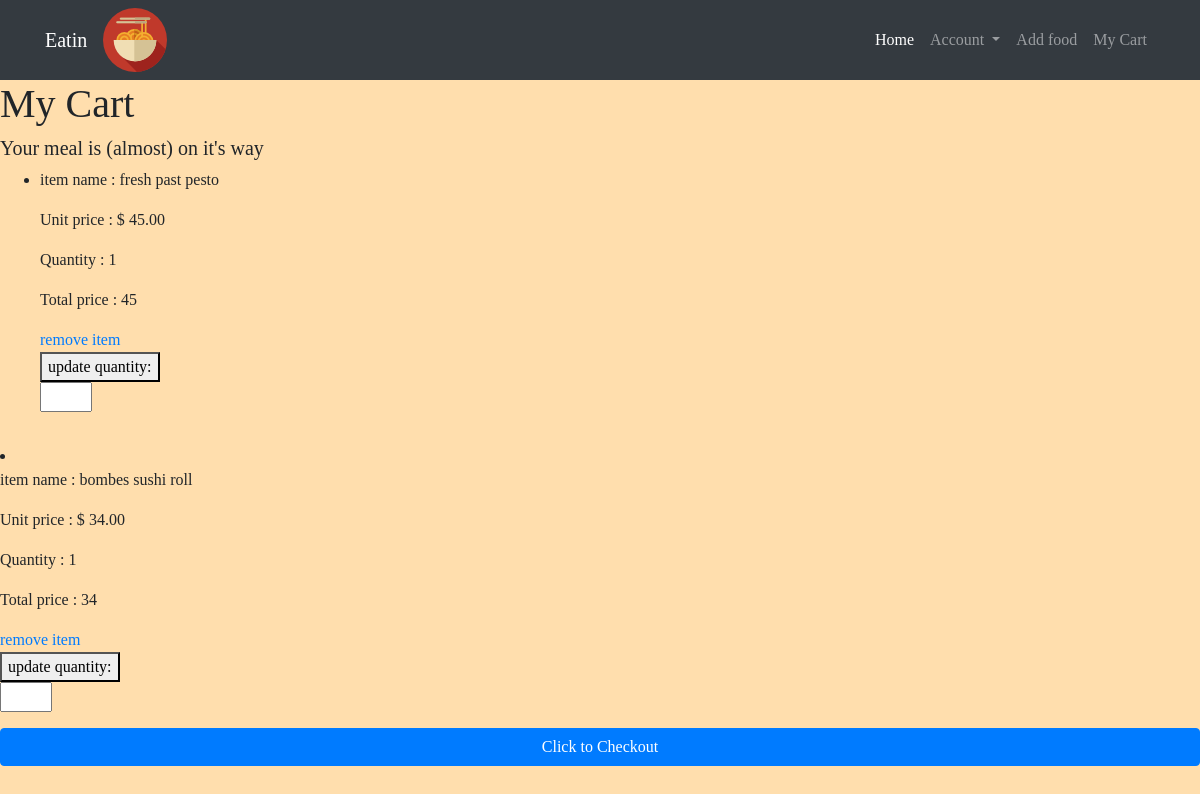
The app's page /cart/ (signed in), older data.
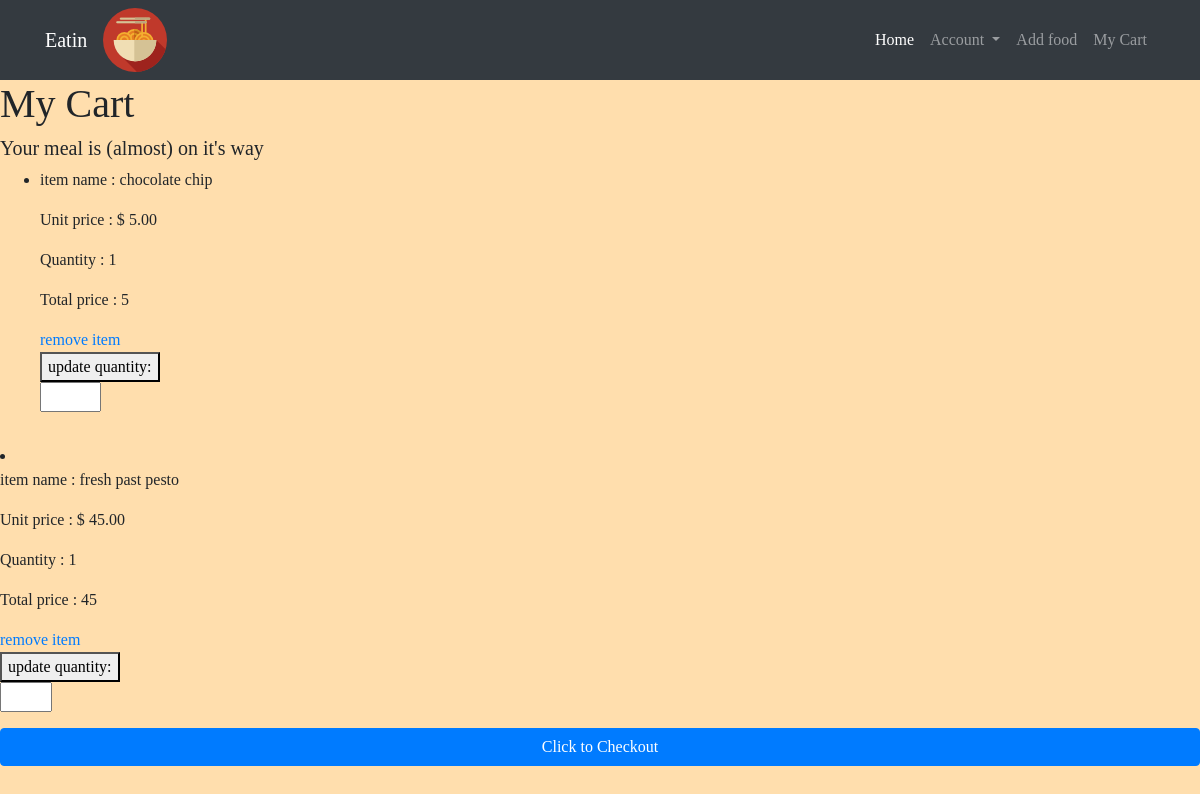
The same page, newer data.
### myCart/models.py (models this page shows)
class Cart(models.Model):
    order = models.ForeignKey(Order,on_delete = models.SET_NULL,null=True,default=None)
    user = models.ForeignKey(User,
    on_delete = models.CASCADE
    )
    food = models.ForeignKey(Food,
    on_delete = models.CASCADE
    )
    added_time = models.DateTimeField(auto_now_add=True)
    quantity = models.IntegerField(blank=False,null=False)

### cook/models.py (models this page shows)
class Food(models.Model):
    user = models.ForeignKey(User,
    on_delete = models.CASCADE
    )
    title = models.CharField(max_length=20,null=True)
    description = models.CharField(max_length=100)
    price = models.DecimalField(max_digits=4, decimal_places=2,blank=False,null=False)
    created_at = models.DateTimeField(auto_now_add=True)
    updated_at = models.DateTimeField(auto_now=True)
    quantity = models.IntegerField(blank=False,null=False)
    image = models.ImageField(upload_to = 'images/',default=None,blank=True)
    category = models.CharField(
        max_length=10,
        default='OTHER',
        null=False,
        choices=  [
            ('ITALIAN', 'Italian'),
            ('DESERT', 'Desert'),
            ('BEVERAGES', 'Beverages'),
            ('THAI', 'Thai'),
            ('SUSHI', 'Sushi'),
            ('INADIAN', 'Indian'),
            ('MEDITERRANEAN','Mediterranean'),
            ('CHINESE','Chinese'),
            ('AMERICAN','American'),
            ('VIETNAMESE','Vietnamese'),
            ('GLUTEN-FREE','Gluten-Free'),
            ('VEGAN','Vegan'),
            ('SALAD','Salad'),
            ('ASIAN','Asian'),
            ('SOUP','Soup'),
            ('GREEK','Greek'),
            ('JAPANESE','Japanese'),
            ('HOME-COOKING','Home-Cooking'),
            ('OTHER','Other')
            ]
    )

### myCart/views.py (the view)
# urls.py: path('', views.display_cart, name='display_cart'),
@login_required(login_url='/accoutns/login/')
def display_cart(request):
    if request.method == 'GET':
        user_id = request.user.id
        carts = Cart.objects.filter(user_id=user_id)
        count_items = carts.count()
        if count_items == 0:
            messages.info(request, "Your bag is empty")
    return render(request, 'mycart/index.html',{'carts':carts})

### myCart/templates/myCart/index.html (shortened to what this page needs)
{% extends 'base.html' %}
{% block content %}
<h1>My Cart<h1>
    <h5>Your meal is (almost) on it's way </h5>
    <div class="list-group">
      <ul>{% for cart in carts%}
        <li>
          <div class="delivery">
            <p><span>item name : </span> <span>{{cart.food.title}}</span></p>
            <p><span>Unit price : $</span> <span>{{cart.food.price}}</span></p>
            <p><span>Quantity : </span> <span>{{ cart.quantity }}</span></p>
            <p><span>Total price : </span> <span>{% widthratio cart.quantity 1 cart.food.price %} </span></p>
            <a href="{% url 'remove_from_cart' id=cart.id %}">remove item</a>
          <button >update quantity:</button>
          <p><span><input type="number" class="quantity_changer" name="quantity" id="item_qnt_{{cart.id}}" min="1" max="{{cart.food.quantity}}"></span></p>
        </li>
      </ul>
      {% endfor %}
        <a class="btn btn-primary" href="{% url 'display_checkout' %}" role="button">Click to Checkout</a>
      {% endblock %}

Row changes from the older to the newer data that the page shows:
removed Cart: food "bombes sushi roll", food.price "34.00", quantity "1", quantity+food "34"
added Cart: food "chocolate chip", food.price "5.00", quantity "1", quantity+food "5"
